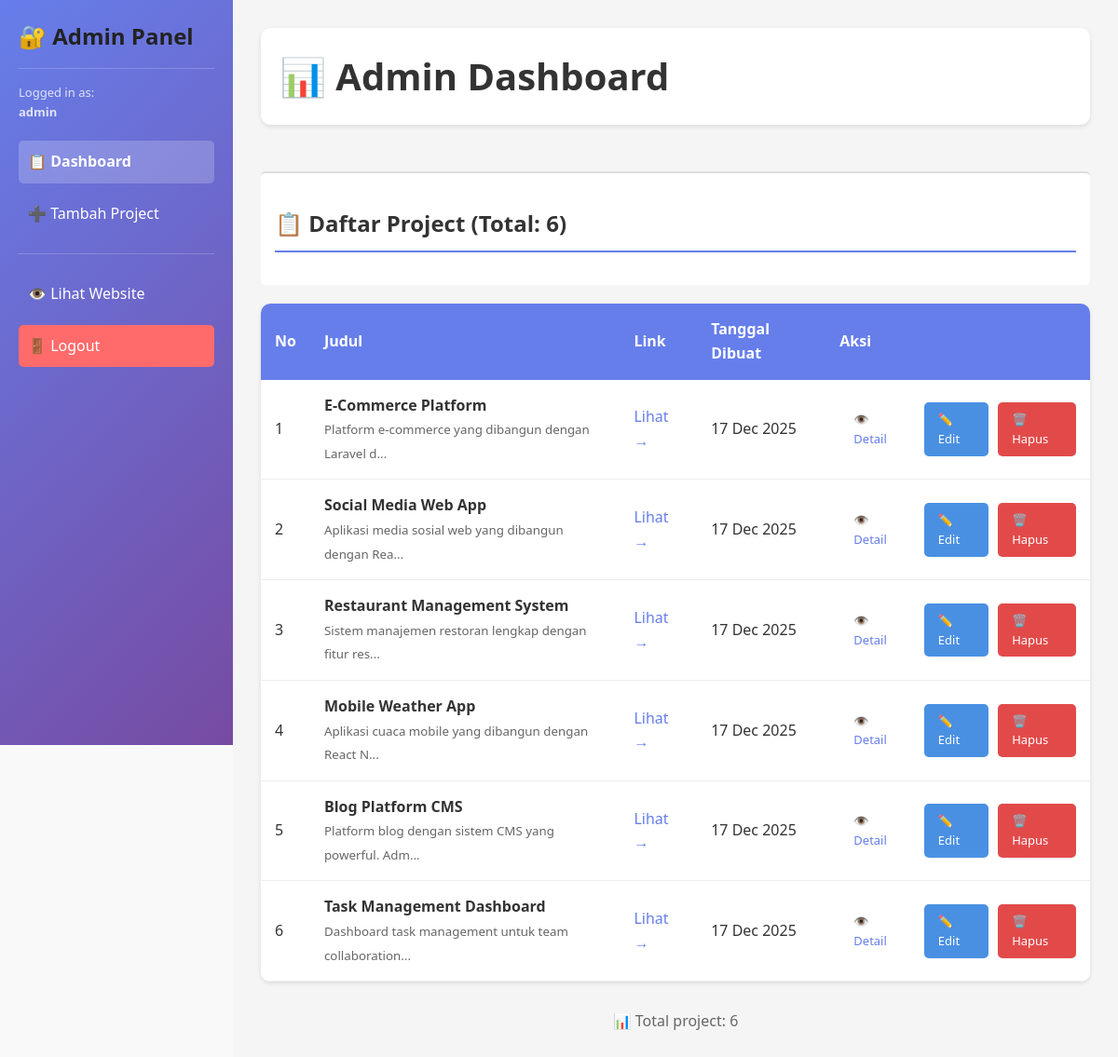
The page /admin.php (signed in) on the database its author committed.
### tables this page shows
CREATE TABLE IF NOT EXISTS projects (
    id INT AUTO_INCREMENT PRIMARY KEY,
    judul VARCHAR(200) NOT NULL,
    deskripsi LONGTEXT NOT NULL,
    gambar VARCHAR(255),
    link VARCHAR(255),
    created_at TIMESTAMP DEFAULT CURRENT_TIMESTAMP,
    updated_at TIMESTAMP DEFAULT CURRENT_TIMESTAMP ON UPDATE CURRENT_TIMESTAMP
);

### admin.php (the view, shortened to what this page needs)
<?php
require_once 'db.php';
$action = isset($_GET['action']) ? $_GET['action'] : '';
$query = "SELECT id, judul, deskripsi, gambar, link, created_at FROM projects ORDER BY created_at DESC";
$result = $conn->query($query);
$projects = [];
if ($result && $result->num_rows > 0) {
    while ($row = $result->fetch_assoc()) {
        $projects[] = $row;
    }
}
?>
<!DOCTYPE html>
<html lang="id">
<head>
    <link rel="stylesheet" href="style.css">
</head>
<body>
    <div class="admin-container">
        <div class="admin-sidebar">
            <h3>🔐 Admin Panel</h3>
            <p class="user-info">Logged in as:<br><strong><?php echo htmlspecialchars($_SESSION['admin_username']); ?></strong></p>
            <ul>
                <li><a href="admin.php" class="<?php echo empty($action) ? 'active' : ''; ?>">📋 Dashboard</a></li>
                <li><a href="admin.php?action=add" class="<?php echo $action === 'add' ? 'active' : ''; ?>">➕ Tambah Project</a></li>
            </ul>
            <hr style="border: none; border-top: 1px solid rgba(255,255,255,0.2); margin: 20px 0;">
            <ul>
                <li><a href="index.php" target="_blank">👁️ Lihat Website</a></li>
                <li><a href="logout.php" class="admin-logout">🚪 Logout</a></li>
            </ul>
        </div>
        <div class="admin-content">
            <div class="admin-header">
                <h1>📊 Admin Dashboard</h1>
                <span class="user-info">Selamat datang, <?php echo htmlspecialchars($_SESSION['admin_username']); ?>!</span>
            </div>
            <div style="clear: both; margin-top: 50px; padding-top: 20px; border-top: 2px solid #ddd; background: #fff; padding: 15px; border-radius: 5px;">
                <h2 style="margin: 20px 0; color: #333; border-bottom: 2px solid #667eea; padding-bottom: 10px; font-size: 24px;">
                    📋 Daftar Project (Total: <?php echo count($projects); ?>)
                </h2>
            </div>
            <div class="projects-list">
                <table class="projects-table">
                    <thead>
                        <tr>
                            <th>No</th>
                            <th>Judul</th>
                            <th>Link</th>
                            <th>Tanggal Dibuat</th>
                            <th>Aksi</th>
                        </tr>
                    </thead>
                    <tbody>
                            <?php if (!empty($projects)): ?>
                                <?php foreach ($projects as $index => $project): ?>
                                    <tr>
                                        <td><?php echo $index + 1; ?></td>
                                        <td>
                                            <strong><?php echo htmlspecialchars($project['judul']); ?></strong><br>
                                            <small style="color: #666;">
                                                <?php
                                                $deskripsi = htmlspecialchars($project['deskripsi']);
                                                echo strlen($deskripsi) > 50 ? substr($deskripsi, 0, 50) . '...' : $deskripsi;
                                                ?>
                                            </small>
                                        </td>
                                        <td>
                                            <?php if (!empty($project['link'])): ?>
                                                <a href="<?php echo htmlspecialchars($project['link']); ?>" target="_blank" style="color: #667eea;">
                                                    Lihat →
                                                </a>
                                            <?php else: ?>
                                                <span style="color: #999;">-</span>
                                            <?php endif; ?>
                                        </td>
                                        <td><?php echo date('d M Y', strtotime($project['created_at'])); ?></td>
                                        <td>
                                            <div class="action-buttons">
                                                    <a href="project-detail.php?id=<?php echo $project['id']; ?>" target="_blank" class="btn-small btn-secondary">
                                                        👁️ Detail
                                                    </a>
                                                <a href="admin.php?action=edit&id=<?php echo $project['id']; ?>" class="btn-small btn-edit">
                                                    ✏️ Edit
                                                </a>
                                                <a href="admin.php?delete_id=<?php echo $project['id']; ?>" class="btn-small btn-delete" onclick="return confirm('Yakin hapus project ini?')">
                                                    🗑️ Hapus
                                                </a>
                                            </div>
                                        </td>
                                    </tr>
                                <?php endforeach; ?>
                            <?php endif; ?>
                        </tbody>
                    </table>
                </div>
                <p style="margin-top: 20px; text-align: center; color: #666;">
                    📊 Total project: <?php echo count($projects); ?>
                </p>
        </div>
    </div>
</body>
</html>

### style.css (style rules this page uses)
* { margin: 0; padding: 0; box-sizing: border-box; }
html { scroll-behavior: smooth; }
body { font-family: 'Segoe UI', Tahoma, Geneva, Verdana, sans-serif; line-height: 1.6; color: #333; background-color: #f9f9f9; }
h1, h2, h3, h4, h5, h6 { font-weight: 600; margin-bottom: 15px; color: #222; }
h1 { font-size: 2.5em; }
h2 { font-size: 2em; }
h3 { font-size: 1.5em; }
p { margin-bottom: 15px; color: #555; }
a { color: #667eea; text-decoration: none; transition: color 0.3s ease; }
.btn-secondary { background: white; color: #667eea; border: 2px solid #667eea; }

### admin.php (style rules this page uses)
.admin-container { display: block; min-height: 100vh; position: relative; }
.admin-sidebar { background: linear-gradient(135deg, #667eea 0%, #764ba2 100%); color: white; padding: 20px; position: fixed; height: 100vh; width: 250px; overflow-y: auto; }
.admin-sidebar h3 { margin-top: 0; padding-bottom: 15px; border-bottom: 1px solid rgba(255,255,255,0.2); }
.admin-sidebar ul { list-style: none; padding: 0; margin: 20px 0; }
.admin-sidebar ul li { margin-bottom: 10px; }
.admin-sidebar ul li a { color: white; text-decoration: none; display: block; padding: 10px; border-radius: 5px; transition: background 0.3s; }
.admin-sidebar ul li a.active { background: rgba(255,255,255,0.2); font-weight: bold; }
.admin-content { margin-left: 250px; padding: 30px; background: #f5f5f5; min-height: 100vh; overflow-x: auto; box-sizing: border-box; }
.admin-header { display: flex; justify-content: space-between; align-items: center; background: white; padding: 20px; border-radius: 10px; margin-bottom: 30px; box-shadow: 0 2px 5px rgba(0,0,0,0.1); }
.admin-header h1 { margin: 0; color: #333; }
.admin-logout { background: #ff6b6b; color: white; padding: 10px 20px; border: none; border-radius: 5px; cursor: pointer; text-decoration: none; transition: background 0.3s; }
.projects-list { background: white; border-radius: 10px; overflow-x: auto; box-shadow: 0 2px 5px rgba(0,0,0,0.1); margin-top: 20px; margin-bottom: 30px; visibility: visible !important; display: block !important; width: 100%; min-height: 50px; }
.projects-table { width: 100%; border-collapse: collapse; background: white; }
.projects-table thead { background: #667eea; color: white; }
.projects-table thead th { padding: 15px; text-align: left; font-weight: 600; }
.projects-table tbody tr { border-bottom: 1px solid #eee; }
.projects-table tbody td { padding: 15px; }
.action-buttons { display: flex; gap: 10px; }
.btn-small { padding: 8px 15px; font-size: 13px; border: none; border-radius: 5px; cursor: pointer; text-decoration: none; transition: 0.3s; }
.btn-edit { background: #4a90e2; color: white; }
.btn-delete { background: #e24a4a; color: white; }
.user-info { font-size: 13px; color: rgba(255,255,255,0.8); }

### rows shown on the page
projects: judul "E-Commerce Platform", deskripsi "Platform e-commerce yang dibangun dengan Laravel d", created_at "17 Dec 2025"
projects: judul "Social Media Web App", deskripsi "Aplikasi media sosial web yang dibangun dengan Rea", created_at "17 Dec 2025"
projects: judul "Restaurant Management System", deskripsi "Sistem manajemen restoran lengkap dengan fitur res", created_at "17 Dec 2025"
projects: judul "Mobile Weather App", deskripsi "Aplikasi cuaca mobile yang dibangun dengan React N", created_at "17 Dec 2025"
projects: judul "Blog Platform CMS", deskripsi "Platform blog dengan sistem CMS yang powerful. Adm", created_at "17 Dec 2025"
projects: judul "Task Management Dashboard", deskripsi "Dashboard task management untuk team collaboration", created_at "17 Dec 2025"

### other values the page prints
$_SESSION['admin_username'] "admin"
count($projects) "6"
